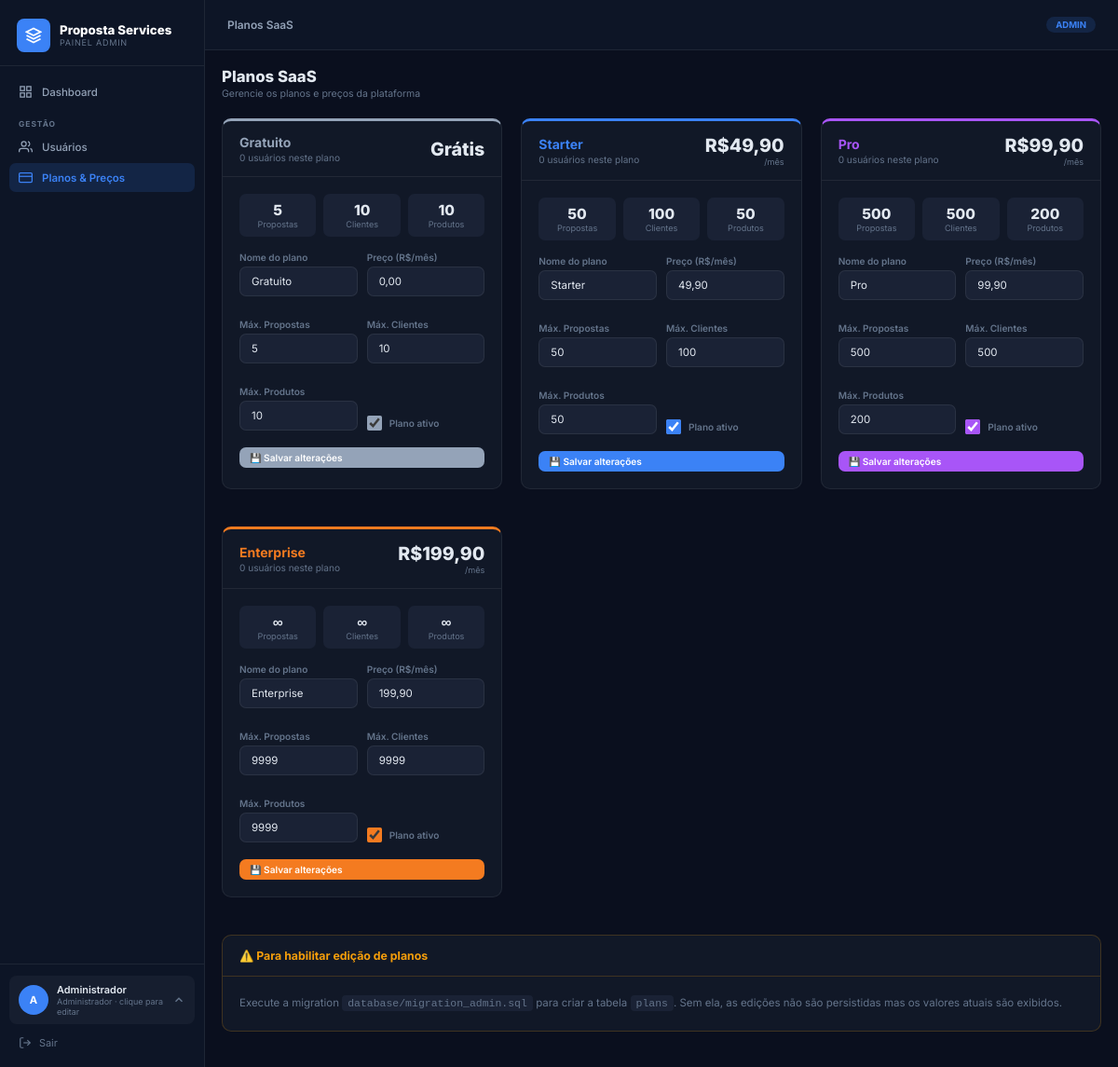
The page /public/admin/plans.php (signed in) on the database its author committed.
### tables this page shows
CREATE TABLE IF NOT EXISTS plans (
    id INT AUTO_INCREMENT PRIMARY KEY,
    slug VARCHAR(50) NOT NULL UNIQUE,
    name VARCHAR(100) NOT NULL,
    price DECIMAL(10,2) NOT NULL DEFAULT 0.00,
    max_proposals INT NOT NULL DEFAULT 5,
    max_clients INT NOT NULL DEFAULT 10,
    max_products INT NOT NULL DEFAULT 10,
    features JSON DEFAULT NULL,
    is_active TINYINT(1) NOT NULL DEFAULT 1,
    sort_order INT NOT NULL DEFAULT 0,
    created_at TIMESTAMP DEFAULT CURRENT_TIMESTAMP
);

### app/controllers/AdminController.php (called while the page is built, shortened)
<?php
class AdminController {
    public static function plans(): void {
        $plans     = AdminModel::getPlans();
        require_once __DIR__ . '/../views/admin/plans.php';
    }
}

### config/database.php (called while the page is built, shortened)
<?php
function db(): PDO {
    static $pdo = null;
    if ($pdo === null) {
        $dsn = "mysql:host=" . DB_HOST . ";port=" . DB_PORT . ";dbname=" . DB_NAME . ";charset=" . DB_CHARSET;
        try {
            $pdo = new PDO($dsn, DB_USER, DB_PASS, [
                PDO::ATTR_ERRMODE            => PDO::ERRMODE_EXCEPTION,
                PDO::ATTR_DEFAULT_FETCH_MODE => PDO::FETCH_ASSOC,
                PDO::ATTR_EMULATE_PREPARES   => false,
            ]);
        } catch (PDOException $e) {
            die(json_encode(['error' => 'Erro de conexão com o banco de dados.']));
        }
    }
    return $pdo;
}

### app/models/AdminModel.php (called while the page is built, shortened)
<?php
class AdminModel {
    public static function getPlans(): array {
        try {
            return db()->query("SELECT * FROM plans ORDER BY sort_order ASC, id ASC")->fetchAll();
        } catch(Exception $e) {
            return [
                ['slug'=>'free',       'name'=>'Gratuito',   'price'=>0,      'max_proposals'=>5,    'max_clients'=>10,   'max_products'=>10,   'is_active'=>1, 'sort_order'=>1],
                ['slug'=>'starter',    'name'=>'Starter',    'price'=>49.90,  'max_proposals'=>50,   'max_clients'=>100,  'max_products'=>50,   'is_active'=>1, 'sort_order'=>2],
                ['slug'=>'pro',        'name'=>'Pro',        'price'=>99.90,  'max_proposals'=>500,  'max_clients'=>500,  'max_products'=>200,  'is_active'=>1, 'sort_order'=>3],
                ['slug'=>'enterprise', 'name'=>'Enterprise', 'price'=>199.90, 'max_proposals'=>9999, 'max_clients'=>9999, 'max_products'=>9999, 'is_active'=>1, 'sort_order'=>4],
            ];
        }
    }
    public static function planUserCount(): array {
        try {
            $rows = db()->query("SELECT plan, COUNT(*) as total FROM users WHERE role='user' GROUP BY plan")->fetchAll();
            $map = [];
            return $map;
        } catch(Exception $e) { return []; }
    }
}

### app/views/admin/plans.php (the view, shortened to what this page needs)
<?php require_once __DIR__ . '/layout_header.php';
$userCount = AdminModel::planUserCount();
?>
<div class="page-hdr">
    <div>
        <h1>Planos SaaS</h1>
        <div class="page-hdr-sub">Gerencie os planos e preços da plataforma</div>
    </div>
</div>
<div style="display:grid;grid-template-columns:repeat(auto-fit,minmax(300px,1fr));gap:20px;">
<?php foreach ($plans as $plan):
    $slug     = $plan['slug'];
    $ucount   = $userCount[$slug] ?? 0;
    $colors   = ['free'=>'#94a3b8','starter'=>'#3b82f6','pro'=>'#a855f7','enterprise'=>'#f47b20'];
    $color    = $colors[$slug] ?? '#3b82f6';
?>
<div class="adm-card" style="border-top:3px solid <?= $color ?>;<?= !$plan['is_active'] ? 'opacity:.6;' : '' ?>">
    <div class="adm-card-header">
        <div>
            <div class="adm-card-title" style="color:<?= $color ?>;font-size:1rem;"><?= htmlspecialchars($plan['name']) ?></div>
            <div style="font-size:.72rem;color:var(--muted);margin-top:2px;"><?= $ucount ?> usuário<?= $ucount!==1?'s':'' ?> neste plano</div>
        </div>
        <div style="text-align:right;">
            <div style="font-size:1.4rem;font-weight:800;color:var(--text);">
                <?= $plan['price'] > 0 ? 'R$'.number_format((float)$plan['price'],2,',','.') : 'Grátis' ?>
            </div>
            <div style="font-size:.65rem;color:var(--muted);"><?= $plan['price'] > 0 ? '/mês' : '' ?></div>
        </div>
    </div>
    <div class="adm-card-body">
        <div style="display:grid;grid-template-columns:1fr 1fr 1fr;gap:8px;margin-bottom:16px;">
            <?php foreach ([
                ['Propostas', $plan['max_proposals']],
                ['Clientes',  $plan['max_clients']],
                ['Produtos',  $plan['max_products']],
            ] as [$label, $val]): ?>
            <div style="background:var(--surface2);border-radius:7px;padding:8px;text-align:center;">
                <div style="font-size:1.1rem;font-weight:800;color:var(--text);"><?= $val >= 9999 ? '∞' : $val ?></div>
                <div style="font-size:.65rem;color:var(--muted);"><?= $label ?></div>
            </div>
            <?php endforeach; ?>
        </div>
        <form method="POST" action="<?= APP_URL ?>/admin/plans.php">
            <div style="display:grid;grid-template-columns:1fr 1fr;gap:10px;">
                <div class="form-group">
                    <label>Nome do plano</label>
                    <input type="text" name="name" class="form-control" value="<?= htmlspecialchars($plan['name']) ?>">
                </div>
                <div class="form-group">
                    <label>Preço (R$/mês)</label>
                    <input type="text" name="price" class="form-control"
                           value="<?= number_format((float)$plan['price'],2,',','.') ?>"
                           placeholder="0,00">
                </div>
                <div class="form-group">
                    <label>Máx. Propostas</label>
                    <input type="number" name="max_proposals" class="form-control" value="<?= $plan['max_proposals'] ?>" min="0">
                </div>
                <div class="form-group">
                    <label>Máx. Clientes</label>
                    <input type="number" name="max_clients" class="form-control" value="<?= $plan['max_clients'] ?>" min="0">
                </div>
                <div class="form-group">
                    <label>Máx. Produtos</label>
                    <input type="number" name="max_products" class="form-control" value="<?= $plan['max_products'] ?>" min="0">
                </div>
                <div class="form-group" style="display:flex;align-items:flex-end;">
                    <label style="display:flex;align-items:center;gap:8px;cursor:pointer;margin-bottom:0;">
                        <input type="checkbox" name="is_active" value="1" <?= $plan['is_active'] ? 'checked' : '' ?>
                               style="width:16px;height:16px;accent-color:<?= $color ?>;">
                        <span>Plano ativo</span>
                    </label>
                </div>
            </div>
            <button type="submit" name="action" value="save_plan"
                    class="btn btn-sm" style="width:100%;background:<?= $color ?>;color:#fff;margin-top:4px;">
                💾 Salvar alterações
            </button>
        </form>
    </div>
</div>
<?php endforeach; ?>
</div>
<div class="adm-card" style="margin-top:20px;border-color:rgba(245,158,11,.2);">
    <div class="adm-card-header" style="border-color:rgba(245,158,11,.2);">
        <div class="adm-card-title" style="color:#f59e0b;">⚠️ Para habilitar edição de planos</div>
    </div>
    <div class="adm-card-body" style="font-size:.82rem;color:var(--muted);line-height:1.8;">
        Execute a migration <code style="background:var(--surface2);padding:2px 6px;border-radius:4px;">database/migration_admin.sql</code>
        para criar a tabela <code style="background:var(--surface2);padding:2px 6px;border-radius:4px;">plans</code>.
        Sem ela, as edições não são persistidas mas os valores atuais são exibidos.
    </div>
</div>
<?php require_once __DIR__ . '/layout_footer.php'; ?>

### app/views/admin/layout_header.php (style rules this page uses)
:root { --bg:#0a0f1e;--sb:#0d1526;--surface:#111827;--surface2:#1a2235;--border:rgba(255,255,255,.07);--primary:#3b82f6;--accent:#f47b20;--success:#22c55e;--warning:#f59e0b;--danger:#ef4444;--text:#e2e8f0;--muted:#64748b;--dim:#94a3b8;--sw:240px; }
*,*::before,*::after { box-sizing:border-box;margin:0;padding:0; }
html { font-size:14px; }
body { font-family:'Inter',sans-serif;background:var(--bg);color:var(--text);min-height:100vh;display:flex; }
.adm-card { background:var(--surface);border:1px solid var(--border);border-radius:10px;overflow:hidden;margin-bottom:20px; }
.adm-card-header { display:flex;align-items:center;justify-content:space-between;padding:14px 18px;border-bottom:1px solid var(--border);flex-wrap:wrap;gap:8px; }
.adm-card-title { font-size:.88rem;font-weight:700;color:var(--text); }
.adm-card-body { padding:18px; }
.btn { display:inline-flex;align-items:center;gap:6px;padding:7px 14px;border-radius:7px;font-size:.78rem;font-weight:600;font-family:'Inter',sans-serif;cursor:pointer;border:1px solid transparent;transition:all .15s;text-decoration:none; }
.btn-sm { padding:4px 10px;font-size:.72rem; }
.form-group { margin-bottom:14px; }
.form-group label { font-size:.72rem;font-weight:600;color:var(--muted);display:block;margin-bottom:4px; }
.form-control { width:100%;padding:8px 12px;background:var(--surface2);border:1px solid var(--border);border-radius:7px;font-size:.82rem;font-family:'Inter',sans-serif;color:var(--text);transition:border-color .15s; }
.page-hdr { display:flex;align-items:center;justify-content:space-between;margin-bottom:20px;flex-wrap:wrap;gap:10px; }
.page-hdr h1 { font-size:1.2rem;font-weight:800;color:var(--text); }
.page-hdr-sub { font-size:.75rem;color:var(--muted);margin-top:2px; }
@media (max-width: 1280px) { :root { --sw: 220px; } }

### rows shown on the page
plans: name "Gratuito", slug "0", shows "Grátis", val "5", label "Propostas", val "10", label "Clientes", label "Produtos", price "0,00", max_proposals "5", max_clients "10", max_products "10", is_active "☑"
plans: name "Starter", slug "0", price "49,90", shows "/mês", val "50", label "Propostas", val "100", label "Clientes", label "Produtos", max_proposals "50", max_clients "100", max_products "50", is_active "☑"
plans: name "Pro", slug "0", price "99,90", shows "/mês", val "500", label "Propostas", label "Clientes", val "200", label "Produtos", max_proposals "500", max_clients "500", max_products "200", is_active "☑"
plans: name "Enterprise", slug "0", price "199,90", shows "/mês", label "Propostas", label "Clientes", label "Produtos", max_proposals "9999", max_clients "9999", max_products "9999", is_active "☑"

### other values the page prints
mb_strtoupper(mb_substr($adminUser['name']??'A',0,1)) "A"
$adminUser['name'] "Administrador"
$pageTitle "Planos SaaS"
